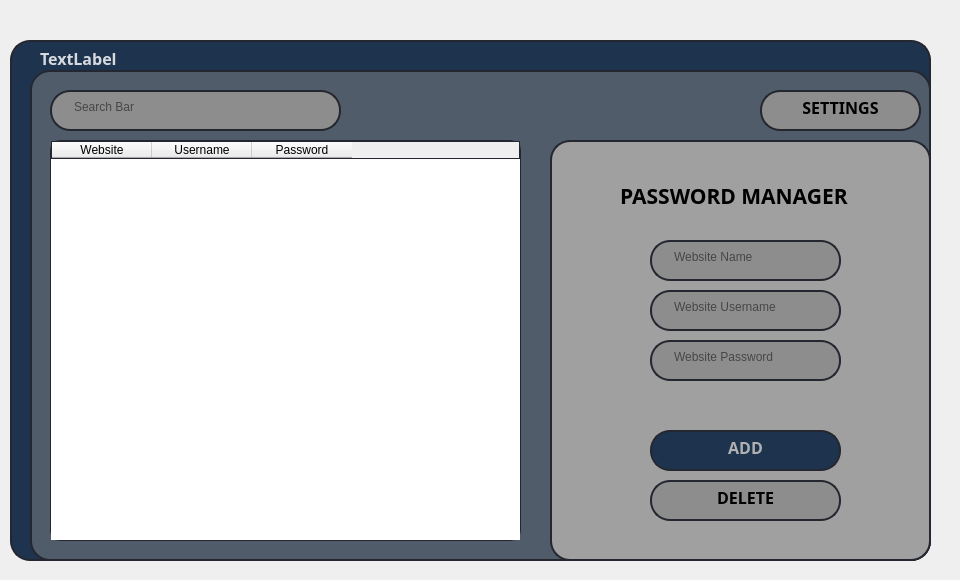
    <widget class="QWidget" name="page_2">
     <widget class="QWidget" name="widget_2" native="true">
      <property name="geometry">
       <rect>
        <x>-10</x>
        <y>10</y>
        <width>951</width>
        <height>561</height>
       </rect>
      </property>
      <widget class="QLabel" name="label_4">
       <property name="geometry">
        <rect>
         <x>20</x>
         <y>30</y>
         <width>921</width>
         <height>521</height>
        </rect>
       </property>
       <property name="styleSheet">
        <string notr="true">border-color: rgb(0, 0, 0);
background-color: rgb(30, 52, 78);
padding-bottom:7px;
border-radius: 20px;
padding-left:20px;
padding-right:20px;
border : 2px solid rgb(37,39,48);</string>
       </property>
       <property name="text">
        <string/>
       </property>
      </widget>
      <widget class="QLabel" name="label_6">
       <property name="geometry">
        <rect>
         <x>40</x>
         <y>60</y>
         <width>901</width>
         <height>491</height>
        </rect>
       </property>
       <property name="styleSheet">
        <string notr="true">border-color: rgb(0, 0, 0);
background-color: rgb(81, 92, 106);
padding-bottom:7px;
border-radius: 20px;
padding-left:20px;
padding-right:20px;
border : 2px solid rgb(37,39,48);</string>
       </property>
       <property name="text">
        <string/>
       </property>
      </widget>
      <widget class="QLabel" name="usernameLabel">
       <property name="geometry">
        <rect>
         <x>50</x>
         <y>40</y>
         <width>221</width>
         <height>16</height>
        </rect>
       </property>
       <property name="font">
        <font>
         <family>Segoe UI Black</family>
         <pointsize>12</pointsize>
         <bold>true</bold>
        </font>
       </property>
       <property name="styleSheet">
        <string notr="true">color:rgb(215, 219, 224);</string>
       </property>
       <property name="text">
        <string>TextLabel</string>
       </property>
      </widget>
      <widget class="QLabel" name="label_8">
       <property name="geometry">
        <rect>
         <x>560</x>
         <y>130</y>
         <width>381</width>
         <height>421</height>
        </rect>
       </property>
       <property name="styleSheet">
        <string notr="true">border-color: rgb(0, 0, 0);
background-color: rgb(160, 160, 160);
padding-bottom:7px;
border-radius: 20px;
padding-left:20px;
padding-right:20px;
border : 2px solid rgb(37,39,48);</string>
       </property>
       <property name="text">
        <string/>
       </property>
      </widget>
      <widget class="QTableWidget" name="passwordTableWidget">
       <property name="geometry">
        <rect>
         <x>60</x>
         <y>130</y>
         <width>471</width>
         <height>401</height>
        </rect>
       </property>
       <property name="styleSheet">
        <string notr="true">border-color: rgb(0, 0, 0);
border-radius: 10px;
border : 1px solid rgb(37,39,48);</string>
       </property>
       <property name="alternatingRowColors">
        <bool>false</bool>
       </property>
       <property name="selectionMode">
        <enum>QAbstractItemView::SingleSelection</enum>
       </property>
       <property name="selectionBehavior">
        <enum>QAbstractItemView::SelectRows</enum>
       </property>
       <attribute name="horizontalHeaderCascadingSectionResizes">
        <bool>false</bool>
       </attribute>
       <attribute name="horizontalHeaderShowSortIndicator" stdset="0">
        <bool>false</bool>
       </attribute>
       <attribute name="horizontalHeaderStretchLastSection">
        <bool>false</bool>
       </attribute>
       <attribute name="verticalHeaderCascadingSectionResizes">
        <bool>false</bool>
       </attribute>
       <attribute name="verticalHeaderShowSortIndicator" stdset="0">
        <bool>false</bool>
       </attribute>
       <attribute name="verticalHeaderStretchLastSection">
        <bool>false</bool>
       </attribute>
       <column>
        <property name="text">
         <string>Website</string>
        </property>
       </column>
       <column>
        <property name="text">
         <string>Username</string>
        </property>
       </column>
       <column>
        <property name="text">
         <string>Password</string>
        </property>
       </column>
      </widget>
      <widget class="QPushButton" name="addPasswordButton">
       <property name="geometry">
        <rect>
         <x>660</x>
         <y>420</y>
         <width>191</width>
         <height>41</height>
        </rect>
       </property>
       <property name="font">
        <font>
         <family>Segoe UI Black</family>
         <pointsize>12</pointsize>
         <bold>true</bold>
        </font>
       </property>
       <property name="styleSheet">
        <string notr="true">border-color: rgb(0, 0, 0);
background-color: qlineargradient(spread:pad, x1:0, y1:0, x2:1, y2:0, stop:0 rgba(0, 0, 0, 255), stop:1 rgba(255, 255, 255, 255));
background-color: rgb(30, 52, 78);
padding-bottom:7px;
border-radius: 20px;
padding-left:20px;
padding-right:20px;
border : 2px solid rgb(37,39,48);
color: rgb(177, 177, 177);</string>
       </property>
       <property name="text">
        <string>ADD</string>
       </property>
      </widget>
      <widget class="QPushButton" name="deletePasswordButton">
       <property name="geometry">
        <rect>
         <x>660</x>
         <y>470</y>
         <width>191</width>
         <height>41</height>
        </rect>
       </property>
       <property name="font">
        <font>
         <family>Segoe UI Black</family>
         <pointsize>12</pointsize>
         <bold>true</bold>
        </font>
       </property>
       <property name="styleSheet">
        <string notr="true">border-color: rgb(0, 0, 0);
background-color: rgb(141, 141, 141);
padding-bottom:7px;
border-radius: 20px;
padding-left:20px;
padding-right:20px;
border : 2px solid rgb(37,39,48);</string>
       </property>
       <property name="text">
        <string>DELETE</string>
       </property>
      </widget>
      <widget class="QLabel" name="label_9">
       <property name="geometry">
        <rect>
         <x>630</x>
         <y>170</y>
         <width>251</width>
         <height>31</height>
        </rect>
       </property>
       <property name="font">
        <font>
         <family>Segoe UI Black</family>
         <pointsize>16</pointsize>
         <bold>true</bold>
        </font>
       </property>
       <property name="styleSheet">
        <string notr="true"/>
       </property>
       <property name="text">
        <string>PASSWORD MANAGER</string>
       </property>
      </widget>
      <widget class="QLineEdit" name="websiteLineEdit">
       <property name="geometry">
        <rect>
         <x>660</x>
         <y>230</y>
         <width>191</width>
         <height>41</height>
        </rect>
       </property>
       <property name="styleSheet">
        <string notr="true">border-color: rgb(0, 0, 0);
background-color: rgb(141, 141, 141);
padding-bottom:7px;
border-radius: 20px;
padding-left:20px;
padding-right:20px;
border : 2px solid rgb(37,39,48);
</string>
       </property>
       <property name="text">
        <string/>
       </property>
       <property name="readOnly">
        <bool>false</bool>
       </property>
       <property name="placeholderText">
        <string>Website Name</string>
       </property>
      </widget>
      <widget class="QLineEdit" name="usernameLineEdit_2">
       <property name="geometry">
        <rect>
         <x>660</x>
         <y>280</y>
         <width>191</width>
         <height>41</height>
        </rect>
       </property>
       <property name="styleSheet">
        <string notr="true">border-color: rgb(0, 0, 0);
background-color: rgb(141, 141, 141);
padding-bottom:7px;
border-radius: 20px;
padding-left:20px;
padding-right:20px;
border : 2px solid rgb(37,39,48);
</string>
       </property>
       <property name="text">
        <string/>
       </property>
       <property name="placeholderText">
        <string>Website Username</string>
       </property>
      </widget>
      <widget class="QLineEdit" name="passwordLineEdit_2">
       <property name="geometry">
        <rect>
         <x>660</x>
         <y>330</y>
         <width>191</width>
         <height>41</height>
        </rect>
       </property>
       <property name="styleSheet">
        <string notr="true">border-color: rgb(0, 0, 0);
background-color: rgb(141, 141, 141);
padding-bottom:7px;
border-radius: 20px;
padding-left:20px;
padding-right:20px;
border : 2px solid rgb(37,39,48);
</string>
       </property>
       <property name="text">
        <string/>
       </property>
       <property name="echoMode">
        <enum>QLineEdit::Password</enum>
       </property>
       <property name="placeholderText">
        <string>Website Password</string>
       </property>
      </widget>
      <widget class="QLineEdit" name="searchBar">
       <property name="geometry">
        <rect>
         <x>60</x>
         <y>80</y>
         <width>291</width>
         <height>41</height>
        </rect>
       </property>
       <property name="styleSheet">
        <string notr="true">border-color: rgb(0, 0, 0);
background-color: rgb(141, 141, 141);
padding-bottom:7px;
border-radius: 20px;
padding-left:20px;
padding-right:20px;
border : 2px solid rgb(37,39,48);
border-radius: 20px;

</string>
       </property>
       <property name="placeholderText">
        <string>Search Bar</string>
       </property>
      </widget>
      <widget class="QPushButton" name="ChangePasswordBtn">
       <property name="geometry">
        <rect>
         <x>770</x>
         <y>80</y>
         <width>161</width>
         <height>41</height>
        </rect>
       </property>
       <property name="font">
        <font>
         <family>Segoe UI Black</family>
         <pointsize>12</pointsize>
         <bold>true</bold>
        </font>
       </property>
       <property name="styleSheet">
        <string notr="true">border-color: rgb(0, 0, 0);
background-color: rgb(141, 141, 141);
padding-bottom:7px;
border-radius: 20px;
padding-left:20px;
padding-right:20px;
border : 2px solid rgb(37,39,48);</string>
       </property>
       <property name="text">
        <string>SETTINGS</string>
       </property>
      </widget>
     </widget>
    </widget>
